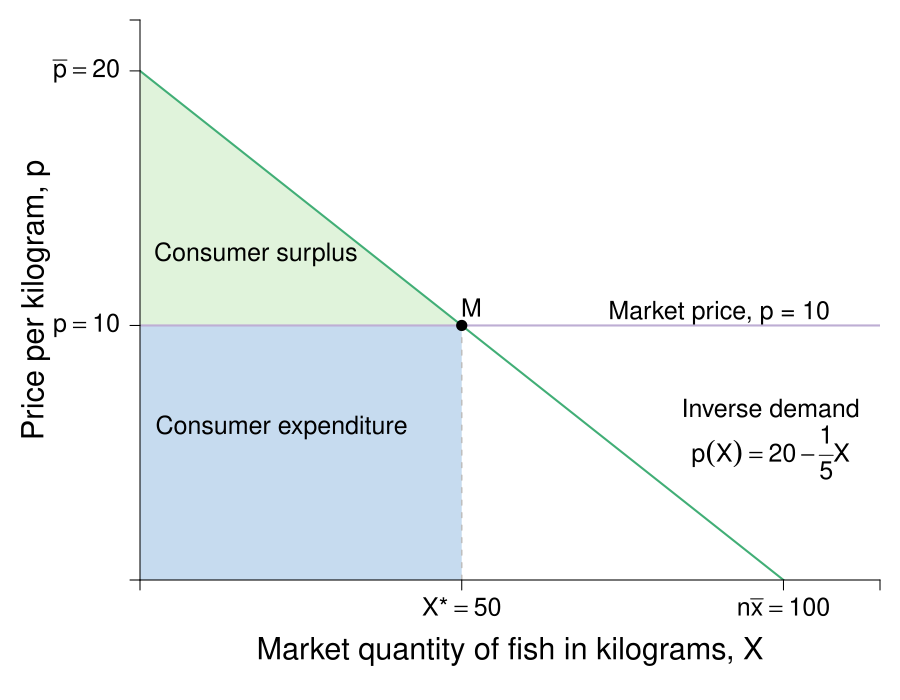

Generate this figure with R:
require(shape)
pdf(file = "firmmarketsupply/consumersurplus_market.pdf", width = 9, height = 7)

#Set parameters for graphics
pointsize <- 1.8
axislabelsize <- 1.8
labelsize <- 1.5
namesize <- 1.8
annotatesize <- 1.5
graphlinewidth <- 2
segmentlinewidth <- 1.5


COL <- c("#7fc97f", "#beaed4", "#fdc086", "#ffff99", "#386cb0", "#f0027f", "#bf5b17", "#666666")
COLA <- c("#e0f3db", "#99d8c9","#66c2a4","#41ae76", "#238b45", "#005824")
COLB <- c("#c6dbef", "#4eb3d3", "#2b8cbe", "#0868ac","#084081")

par(mar =  c(6, 7, 1, 1))

MarketD <- function(x, rmax = 20, xmax = 10, n = 10) {
  rmax - (rmax/(n*xmax))*x
}

mrsA <- function(x, rmax = 20, xmax = 10) {
  rmax - (rmax/xmax)*x
}

# uA <- function(x, y, rmax, rmax = 20, xmax = 10) {
#   y + rmax*x - (1/2)(rmax/xmax)*x^2
# }

xlims <- c(0, 115)
ylims <- c(0, 22)

npts <- 501 
x <- seq(xlims[1], xlims[2], length.out = npts)
y <- seq(ylims[1], ylims[2], length.out = npts) 
a <- c(46.08, 55, 64)
b <- c(46.08, 55, 64)

plot(0, 0, xlim = xlims, ylim = ylims, type = "n",
     xlab = expression(paste("")),
     ylab = expression(paste("")), 
     xaxt = "n", 
     yaxt = "n", 
     cex.lab = axislabelsize, 
     bty = "n",
     xaxs="i", 
     yaxs="i")

# ticksy <- seq(from = 0, to = ylims[2], by = 2)
# ylabels <- seq(from = 0, to = ylims[2], by = 2)
# ticksx <- seq(from = 0, to = xlims[2], by = 2)
# xlabels <- seq(from = 0, to = xlims[2], by = 2)
ticksy <- c(0, 10, 20, ylims[2])
ylabels <- c(NA, expression(paste(p == 10)), expression(paste(bar(p) == 20)), NA)
ticksx <- c(0, 50, 100, xlims[2])
xlabels <- c(NA, expression(paste(X,"*") == 50), expression(paste(n*bar(x)==100)), NA)


npts <- 500 
xx1 <- seq(xlims[1], xlims[2], length.out = npts)

xpoly <- c(0, 50, 0)
ypoly <- c(10, 10, 20)
polygon(x = xpoly, y = ypoly, col = COLA[1], density=NULL, border = NA)

xpoly3 <- c(0, 50, 50, 0, 0)
ypoly3 <- c(0, 0, 10, 10, 0)
polygon(x = xpoly3, y = ypoly3, col = COLB[1], density=NULL, border = NA)


#Lines for mrs graph
lines(xx1, MarketD(xx1, rmax = 20, xmax = 10, n = 10), col = COLA[4], lwd = graphlinewidth)
#lines(xx1, mrsA(xx1, rmax = 20, xmax = 10), col = COLA[4], lwd = graphlinewidth)

segments(0, 10, xlims[2], 10, lty = 1, col = COL[2] , lwd = graphlinewidth)
segments(50, 0, 50, 10, lty = 2, col = "gray" , lwd = segmentlinewidth)

#Label axes
mtext(expression(paste("Market quantity of fish in kilograms, ", X)), side=1, line = 3.5, cex = axislabelsize)
text(-16.2, 0.5*ylims[2], expression(paste("Price per kilogram, ", p)), xpd = TRUE, cex = axislabelsize, srt = 90) 

points(50, 10, pch = 16, col = "black", cex = 1.5)
text(50 + 1.5, 10 + 0.7, expression(M), cex = labelsize)

#segments(4.11765, 6.17647, 5.88, 8.88, lty = 1, col = COL[2] , lwd = graphlinewidth)
text(90, 10.5, expression("Market price, p = 10"), cex = labelsize, xpd = TRUE)
#text(7.3, 2.5, expression("Curve"))
#Arrows(7.3, 3.5, 7.3, 6.1, col = "black", lty = 1, lwd = 2, arr.type = "triangle", arr.lwd = 0.5)

#Label mrs function
#text(98, 7.5, expression(paste("Demand: ", X(p) == 100 - 5*p)), cex = labelsize,xpd = TRUE)
text(98, 6.75, expression(paste("Inverse demand")), cex = labelsize)
text(98, 5, expression(paste(p(X) == 20 - frac(1,5)*X)), cex = labelsize,xpd = TRUE)
#Arrows(10, 7.5, 10, 5, col = "black", lty = 1, lwd = 2, arr.type = "triangle", arr.lwd = 0.5)

#Label highest willingness to pay
text(18.0, 12.8, expression("Consumer surplus"), cex = labelsize, xpd = TRUE)
#text(15, 11.5, expression(paste(CS==frac(1, 2)*bgroup("(",20 - 10,")")*50, phantom()== 250)))
#Arrows(25, 15, 25, 12, col = "black", lty = 1, lwd = 2, arr.type = "triangle", arr.lwd = 0.5)

#Label consumer expenditure
text(22, 6, expression("Consumer expenditure"), cex = labelsize)

axis(1, at = ticksx, pos = 0, labels = xlabels, cex.axis = labelsize)
axis(2, at = ticksy, pos = 0, labels = ylabels, las = 1, cex.axis = labelsize)

dev.off()
